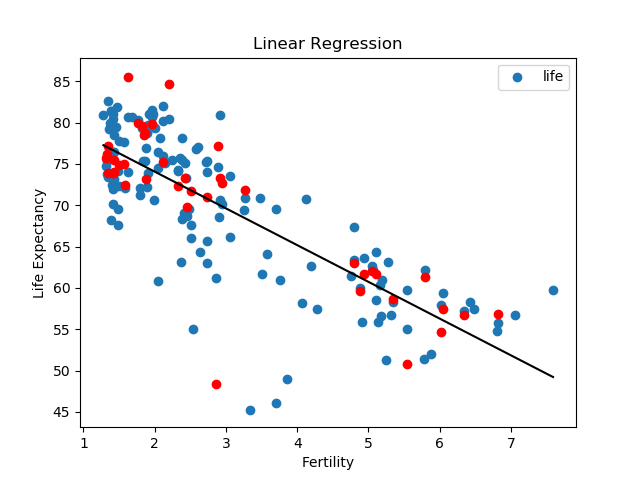

Write Python code to recreate this figure.
#!/usr/bin/env python

import numpy as np
import pandas as pd

from sklearn.linear_model import LinearRegression
from sklearn.metrics import mean_squared_error
from sklearn.model_selection import train_test_split

import matplotlib.pyplot as plt

# Linear regression over a single feature 'fertility'

df = pd.read_csv('gapminder.csv')
X = df['fertility'].values.reshape(-1, 1)
y = df['life'].values.reshape(-1, 1)
prediction_space = np.linspace(min(X), max(X)).reshape(-1, 1)

reg = LinearRegression()
reg.fit(X, y)

score = reg.score(X, y)
print(f"R^2={score}")

y_pred = reg.predict(prediction_space)

# Linear regression over all features

df = pd.read_csv('gapminder.csv')
X = df.drop(['life', 'Region'], axis=1).values
y = df['life'].values.reshape(-1, 1)

X_train, X_test, y_train, y_test = train_test_split(
    X, y, test_size=0.3, random_state=42
)

reg_all = LinearRegression()
reg_all.fit(X_train, y_train)
score = reg_all.score(X_test, y_test)
print(f"R^2={score}")

y_pred_all = reg_all.predict(X_test)
rmse = np.sqrt(mean_squared_error(y_test, y_pred_all))
print(f"Root Mean Squared Error is {rmse}")

plt.title(f"Linear Regression")
plt.scatter(df['fertility'], df['life'])
plt.plot(prediction_space, y_pred, color='black')
plt.scatter(X_test[:, 1], y_pred_all, color='red')
plt.legend()
plt.xlabel(f"Fertility")
plt.ylabel(f"Life Expectancy")
plt.show()
